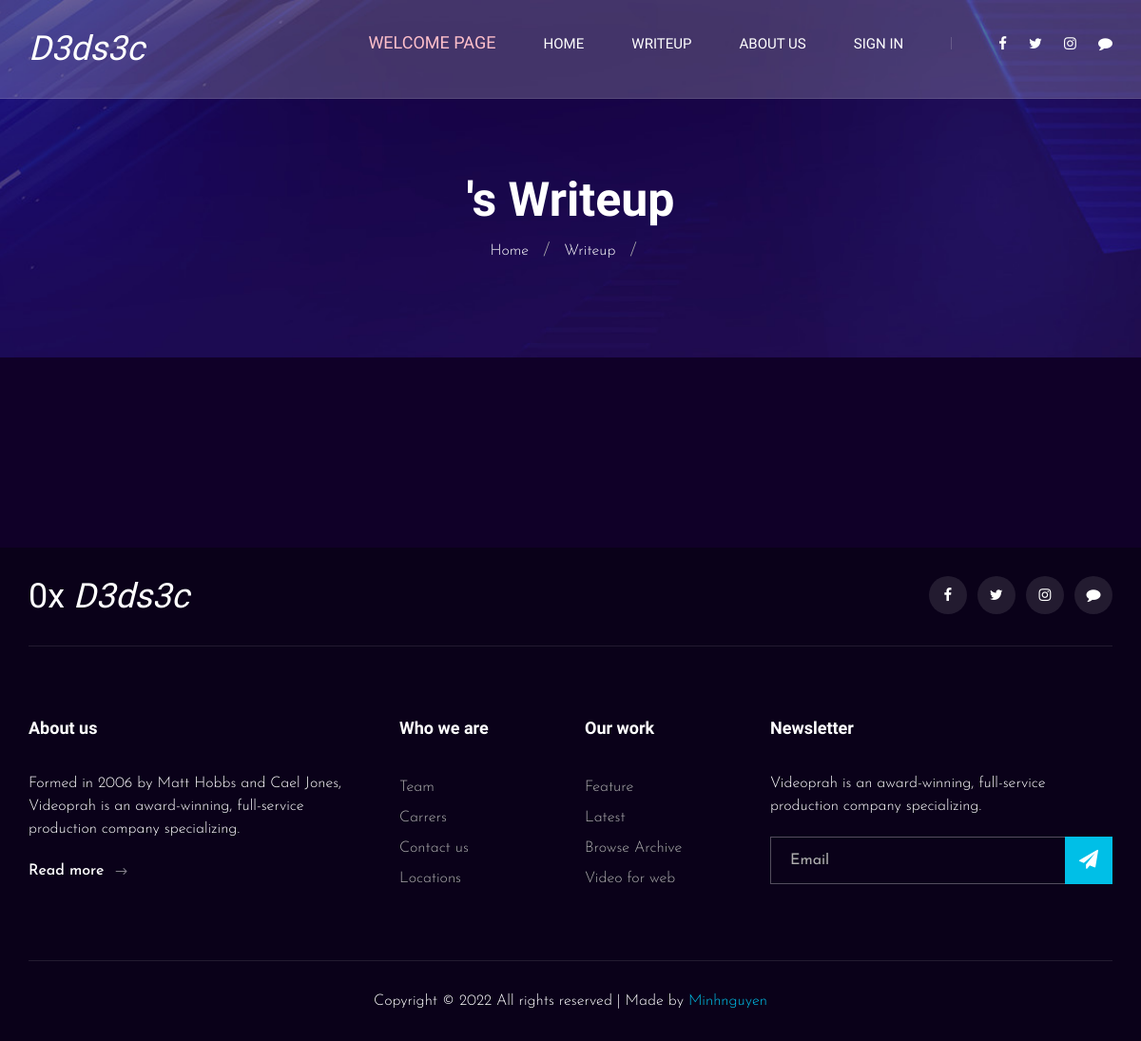
Before: /dedsec/writeup/admin/ with the older database file.
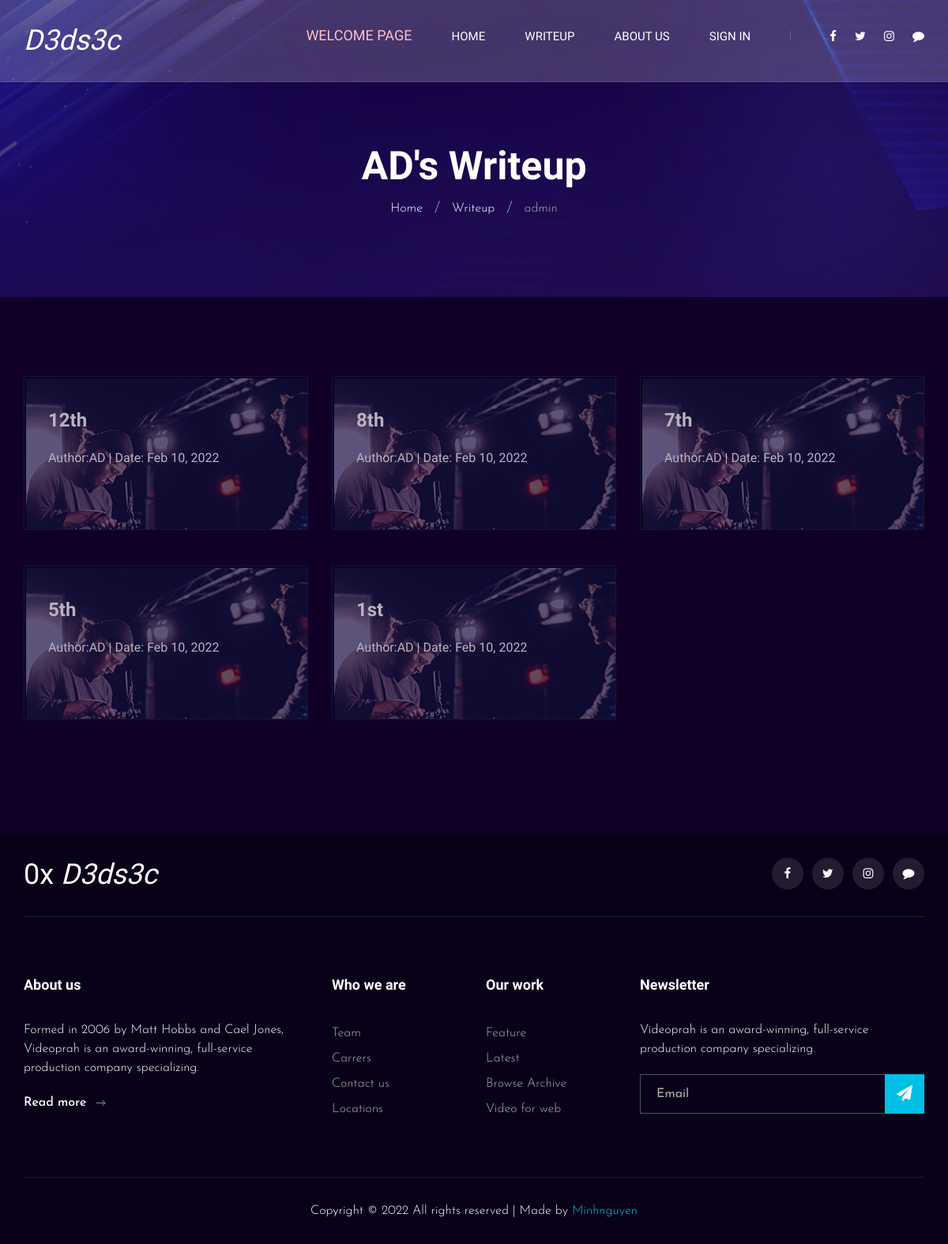
After: the same page with the newer database file.
### writeup/models.py (models this page shows, shortened)
class Writeup(models.Model):
    title = models.CharField(max_length=100)
    prerequis = models.TextField()
    content = models.TextField()
    date_create = models.DateTimeField(default = timezone.now)
    author = models.ForeignKey(User, on_delete=models.CASCADE)

### writeup/views.py (the view)
class UserWriteuplist(ListView):
    model = Writeup
    context_object_name = 'post'
    paginate_by = 9
    def get_queryset(self) :
        user = get_object_or_404(User,username=self.kwargs.get('username'))
        return Writeup.objects.filter(author=user).order_by('-date_create')

### writeup/templates/writeup/userwriteup.html (shortened to what this page needs)
{%extends 'writeup/base.html'%}
{%load static%}
{% block content %}
    <header class="header">
        <div class="container">
            <div class="row">
                <div class="col-lg-2">
                    <div class="header__logo">
                        <a href="./index.html" style="color: white;"><h2 style="color: white;"><em> D3ds3c</em> </h2></a>
                    </div>
                </div>
                <div class="col-lg-10">
                    <div class="header__nav__option">
                        <nav class="header__nav__menu mobile-menu">
                            <ul>
                                <li style="color: red;"><a href="{%url 'welcomehome'%}" > <h5 style="color: pink;">Welcome page</h5></a></li>
                                <li ><a href="{%url 'wuhpage'%}">Home</a></li>
                                <li><a href="{%url 'writeup'%}">Writeup</a>
                                </li>
                                <li><a href="{%url 'aboutus'%}">About us</a></li>
                                {%if user.is_authenticated%}
                                <li><a href="#">Hello, {{user.first_name}}</a>
                                    <ul class="dropdown">
                                        <li><a href="#">Profile</a></li>
                                        <li><a href="{% url 'logout'%}">Log out</a></li>
                                    </ul>
                                </li>
                                {%else%}
                                <li>
                                    <a href="{% url 'login'%}">Sign in</a>
                                </li>
                                {%endif%}
                        </nav>
                        <div class="header__nav__social">
                            <a href="https://www.facebook.com/profile.php?id=100068404994823"><i class="fa fa-facebook"></i></a>
                            <a href="https://twitter.com/phong20031"><i class="fa fa-twitter"></i></a>
                            <a href="https://www.instagram.com/_minh_nguyn/?hl=en"><i class="fa fa-instagram"></i></a>
                            <a href="https://zalo.me/0377075126"><i class="fa fa-youtube-play"></i></a>
                        </div>
                    </div>
                </div>
            </div>
        </div>
    </header>
    <div class="breadcrumb-option spad set-bg" data-setbg="{% static 'writeup/img/breadcrumb-bg.jpg'%}">
        <div class="container">
            <div class="row">
                <div class="col-lg-12 text-center">
                    <div class="breadcrumb__text">
                        {%if user == post.first.author%}
                        <h2>My writeup</h2>
                        {%else%}
                        <h2>{{post.first.author.first_name}}'s Writeup</h2>
                        {%endif%}
                        <div class="breadcrumb__links">
                            <a href="{%url 'wuhpage'%}">Home</a>
                            <span><a href="{%url 'writeup'%}">Writeup</a> </span> <span> {{post.first.author}}</span>
                        </div>
                    </div>
                </div>
            </div>
        </div>
    </div>
    <section class="blog spad">
        <div class="container">
            <div class="row">
                {%for p in post%}
                <div class="col-lg-4 col-md-6 col-sm-6">
                    <a href="{%url 'writeupdetail' p.id%}">
                    <div class="blog__item">
                          <h4>{{p.title}}</h4>
                         <p> <h6 style="color: white;">Author:{{p.author.first_name}}  | Date: {{p.date_create|date:"M d, Y" }}</h6></p>
                        <br>
                    </div>
                    </a>
                </div>
                {%endfor%}
            </div>
        </div>
    </section>
{% endblock %}

Changed rows visible on the page:
added Writeup: first.author.first_name "AD", first.author "admin", title "12th", author.first_name "AD", date_create "Feb 10, 2022"
added Writeup: title "8th", author.first_name "AD", date_create "Feb 10, 2022"
added Writeup: title "7th", author.first_name "AD", date_create "Feb 10, 2022"
added Writeup: title "5th", author.first_name "AD", date_create "Feb 10, 2022"
added Writeup: title "1st", author.first_name "AD", date_create "Feb 10, 2022"
